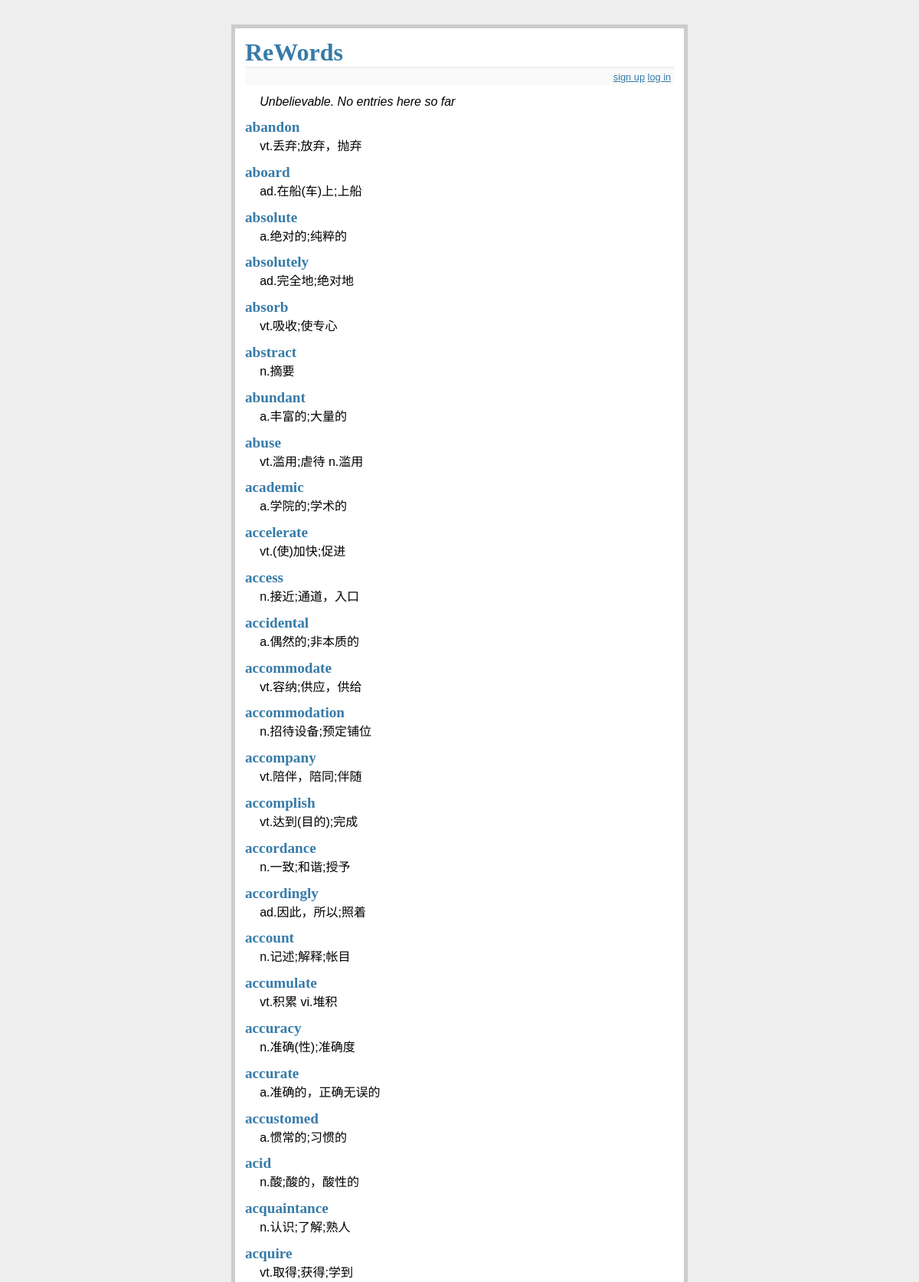
The page / (upper part) on the database its author committed.
### tables this page shows
CREATE TABLE cet4 (
    word string primary key not null,
    translation string not null
);

### main.py (the view)
@app.route('/')
def show_users():
    cur = g.db.execute('select id, username from users order by id desc')
    entries = [dict(id=row[0], username=row[1]) for row in cur.fetchall()]
    cur = g.db.execute('select word, translation from cet4')
    words = [dict(word=row[0], translation=row[1]) for row in cur.fetchall()]
    return render_template('show_users.html', entries=entries, words=words)

### main.py (called while the page is built)
def connect_db():
    rv = sqlite3.connect(app.config['DATABASE'])
    rv.row_factory = sqlite3.Row
    g.db = rv
    return rv

def get_db():
    if not hasattr(g, 'db'):
        connect_db()
    return g.db

@app.before_request
def prepare_db():
    get_db()

### templates/show_users.html (shortened to what this page needs)
{% extends "layout.html" %}
{% block body %}
  <ul class=entries>
  {% for entry in entries %}
    <li><h2>{{ entry.id }}</h2>{{ entry.username|safe }}
  {% else %}
    <li><em>Unbelievable.  No entries here so far</em>
  {% endfor %}
  {% for word in words %}
  <li><h2>{{ word.word }}</h2>{{ word.translation|safe }}
  {% else %}
    <li><em>Unbelievable.  No words here so far</em>
  {% endfor %}
  </ul>
{% endblock %}

### templates/layout.html (shortened to what this page needs)
<!doctype html>
<link rel=stylesheet type=text/css href="{{ url_for('static', filename='style.css') }}">
<div class=page>
  <h1>ReWords</h1>
  <div class=metanav>
  <a href="{{ url_for('signup') }}">sign up</a>
  {% if not session.logged_in %}
    <a href="{{ url_for('login') }}">log in</a>
  {% else %}
    <a href="{{ url_for('logout') }}">log out</a>
  {% endif %}
  </div>
  {% block body %}{% endblock %}
</div>

### static/style.css (style rules this page uses)
a, h1, h2 { color: #377BA8; }
h1, h2 { font-family: 'Georgia', serif; margin: 0; }
h1 { border-bottom: 2px solid #eee; }
h2 { font-size: 1.2em; }
.page { margin: 2em auto; width: 35em; border: 5px solid #ccc; padding: 0.8em; background: white; }
.entries { list-style: none; margin: 0; padding: 0; }
.entries li { margin: 0.8em 1.2em; }
.entries li h2 { margin-left: -1em; }
.metanav { text-align: right; font-size: 0.8em; padding: 0.3em; margin-bottom: 1em; background: #fafafa; }

### rows shown on the page
cet4: word "abandon", translation "vt.丢弃;放弃，抛弃"
cet4: word "aboard", translation "ad.在船(车)上;上船"
cet4: word "absolute", translation "a.绝对的;纯粹的"
cet4: word "absolutely", translation "ad.完全地;绝对地"
cet4: word "absorb", translation "vt.吸收;使专心"
cet4: word "abstract", translation "n.摘要"
cet4: word "abundant", translation "a.丰富的;大量的"
cet4: word "abuse", translation "vt.滥用;虐待 n.滥用"
cet4: word "academic", translation "a.学院的;学术的"
cet4: word "accelerate", translation "vt.(使)加快;促进"
cet4: word "access", translation "n.接近;通道，入口"
cet4: word "accidental", translation "a.偶然的;非本质的"
cet4: word "accommodate", translation "vt.容纳;供应，供给"
cet4: word "accommodation", translation "n.招待设备;预定铺位"
cet4: word "accompany", translation "vt.陪伴，陪同;伴随"
cet4: word "accomplish", translation "vt.达到(目的);完成"
cet4: word "accordance", translation "n.一致;和谐;授予"
cet4: word "accordingly", translation "ad.因此，所以;照着"
cet4: word "account", translation "n.记述;解释;帐目"
cet4: word "accumulate", translation "vt.积累 vi.堆积"
cet4: word "accuracy", translation "n.准确(性);准确度"
cet4: word "accurate", translation "a.准确的，正确无误的"
cet4: word "accustomed", translation "a.惯常的;习惯的"
cet4: word "acid", translation "n.酸;酸的，酸性的"
cet4: word "acquaintance", translation "n.认识;了解;熟人"
cet4: word "acquire", translation "vt.取得;获得;学到"
